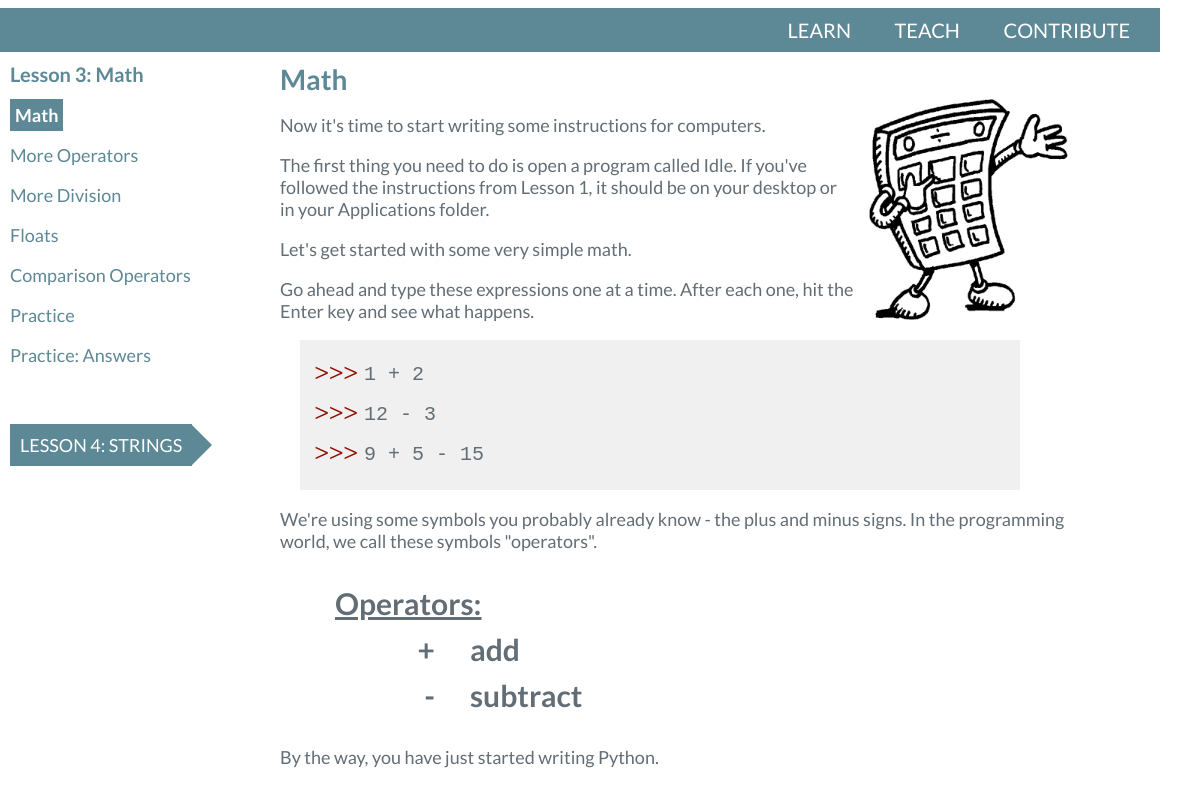
Page /learn/lesson/3/step/1/ on the committed database.
### lessons/models.py (models this page shows, shortened)
class Lesson(models.Model):
    number = models.IntegerField()
    name = models.CharField(max_length=200)
    description = models.TextField(blank=True, null=True)
    def __str__(self):
        return "Lesson %s: %s" % (self.number, self.name)

class Step(models.Model):
    lesson = models.ForeignKey(Lesson)
    step_number = models.IntegerField()
    step_name = models.CharField(max_length=200)
    header_title = models.CharField(max_length=50, blank=True, null=True)
    image = models.CharField(max_length=200, blank=True, null=True)
    audiocast = models.CharField(max_length=200, blank=True, null=True)
    screencast = models.CharField(max_length=200, blank=True, null=True)
    description = models.TextField()

### lessons/views.py (the view)
# urls.py: url(r'^lesson/(?P<lesson_number>[0-9]+)/step/(?P<step_number>[0-9]+)/$', views.lesson_step, name='lesson_step_detail'),
def lesson_step(request, lesson_number, step_number):
    lesson = Lesson.objects.get(number=lesson_number)
    step = Step.objects.get(lesson=lesson.id, step_number=step_number)
    all_steps = Step.objects.filter(lesson=lesson.id).order_by('step_number')
    prev_lesson = None
    try:
        prev_lesson = Lesson.objects.get(number=int(lesson_number)-1)
    except:
        pass
    next_lesson = None
    try:
        next_lesson = Lesson.objects.get(number=int(lesson_number)+1)
    except:
        pass
    context = {
        'lesson': lesson,
        'step': step,
        'step_list': all_steps,
        'prev_lesson': prev_lesson,
        'next_lesson': next_lesson,
    }
    return render(request, 'lessons/step.html', context)

### lessons/templates/lessons/step.html
{% include "youngcoders/header.html" %}
{% include "lessons/header.html" %}
<div id="container">
  <div id="nav-list">
    {% include "lessons/step-navigation.html" %}
  </div>
  <div id="content">
    {% include "lessons/step-content.html" %}
  </div>
</div>

### lessons/templates/lessons/step-navigation.html
<div id="step-list-text">
  <div id="lesson-name">
    Lesson {{ lesson.number }}: {{ lesson.name }}<br>
  </div>
  {% if step_list %}
    {% for item in step_list %}
      {% if item == step %}<p class="active">{% else %}<p>{% endif %}
          <a href="/learn/lesson/{{ lesson.number }}/step/{{ item.step_number }}">
              {{ item.step_name }}
          </a>
      </p>
    {% endfor %}
  {% endif %}
  {% if next_lesson %}
    <p><br></p>
    <p>
    <a href="/learn/lesson/{{ next_lesson.number }}/step/1/" id="prev_next_lesson" class="right-arrow">
      {{ next_lesson }}</a>
    </p>
  {% endif %}
</div>

### lessons/templates/lessons/step-content.html (shortened to what this page needs)
{% if step %}
  {% load staticfiles %}
    <div id="step-description">
        <div id="step-name">{{ step.step_name }}</div>
      {{ step.description | safe }}
    </div>
{% else %}
    <p>No details are available.</p>
{% endif %}

### youngcoders/static/youngcoders/style.css (style rules this page uses)
a { color: #5D8896; text-decoration: none; }
img { border:0; }
ul { list-style-type: none; }
li { background: url(mybullet.gif) left center no-repeat; padding-left: 15px; margin-bottom: 10px; }
div.right, p.right { float: right; }
div.clear, p.clear { clear: both; }
#lesson-name { font-size: 20px; font-weight: bold; color: #5D8896; }
.right-arrow { display: inline-block; position: relative; color: #fff; background: #5D8896; padding: 10px; }
.right-arrow:after { content: ''; display: block; position: absolute; left: 100%; top: 50%; margin-top: -20px; width: 0; height: 0; border-top: 20px solid transparent; border-left: 20px solid #5D8896; border-bottom: 20px solid transparent; border-right: 20px solid transparent; }
.active { font-weight: bold; }
.active a { color: #fff; background-color: #5D8896; padding: 5px; }

### lessons/static/lessons/style.css (style rules this page uses)
#container { float: left; width: 1200px; text-align: left; }
#nav-list { float: left; width: 250px; text-align: left; margin: 10px; }
#content { float: left; width: 800px; text-align: left; overflow: visible; min-width: 800px; margin: 10px; }
#step-name { margin: 0; font-weight: bold; font-size: 28px; color: #5D8896; }
#prev_next_lesson { text-transform: uppercase; }
ul.prompt { list-style-image: url('prompt.jpg'); list-style-position: inside; padding: 0px; font-size: 20px; font-family: monospace; line-height: 1.5; }
.codewrap { background-color: #f0f0f0; padding: 0px; margin: 0px; margin-left: 20px; width: 90%; overflow: hidden; display:block; }
.operators { font-weight: bold; font-size: 30px; margin-left: 40px; padding: 10px; }
.opl { float: left; width: 100px; padding: 5px; padding-right: 30px; text-align: right; }
.opr { float: left; width: 200px; padding: 5px; text-align: left; }

### rows in the picture
Lesson: number "3", name "Math"
Step: step_name "Math", description (picture), description "Now it's time to start writing some instructions for computers. The first thing you need to do is open a program called Idle. If you've followed the instructions from Lesson 1, it should be on your desktop or in your Applications folder. Let's get started with some very simple math. Go ahead and type these expressions one at a time. After each one, hit the Enter key and see what happens. 1 + 2 12 - 3 9 + 5 - 15 We're using some symbols you probably already know - the plus and minus signs. In the programming world, we call these symbols \"operators\". Operators: + add - subtract By the way, you have just started writing Python."
Step: step_name "More Operators"
Step: step_name "More Division"
Step: step_name "Floats"
Step: step_name "Comparison Operators"
Step: step_name "Practice"
Step: step_name "Practice: Answers"
Lesson: number+name "LESSON 4: STRINGS"
